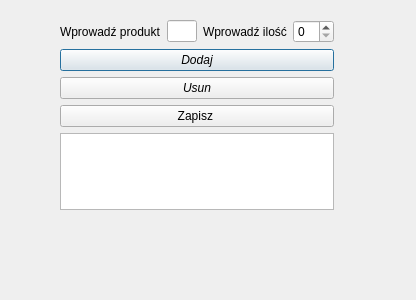
<?xml version="1.0" encoding="UTF-8"?>
<ui version="4.0">
 <class>Dialog</class>
 <widget class="QDialog" name="Dialog">
  <property name="geometry">
   <rect>
    <x>0</x>
    <y>0</y>
    <width>416</width>
    <height>300</height>
   </rect>
  </property>
  <property name="windowTitle">
   <string>Dialog</string>
  </property>
  <widget class="QWidget" name="verticalLayoutWidget">
   <property name="geometry">
    <rect>
     <x>60</x>
     <y>20</y>
     <width>274</width>
     <height>190</height>
    </rect>
   </property>
   <layout class="QVBoxLayout" name="verticalLayout_2">
    <item>
     <layout class="QHBoxLayout" name="horizontalLayout">
      <item>
       <widget class="QLabel" name="label">
        <property name="text">
         <string>Wprowadź produkt</string>
        </property>
       </widget>
      </item>
      <item>
       <widget class="QLineEdit" name="product"/>
      </item>
      <item>
       <widget class="QLabel" name="label_2">
        <property name="text">
         <string>Wprowadź ilość</string>
        </property>
       </widget>
      </item>
      <item>
       <widget class="QSpinBox" name="count"/>
      </item>
     </layout>
    </item>
    <item>
     <widget class="QPushButton" name="addbutton">
      <property name="font">
       <font>
        <italic>true</italic>
       </font>
      </property>
      <property name="text">
       <string>Dodaj</string>
      </property>
     </widget>
    </item>
    <item>
     <widget class="QPushButton" name="deletebutton">
      <property name="font">
       <font>
        <italic>true</italic>
       </font>
      </property>
      <property name="text">
       <string>Usun</string>
      </property>
     </widget>
    </item>
    <item>
     <widget class="QPushButton" name="save">
      <property name="text">
       <string>Zapisz </string>
      </property>
     </widget>
    </item>
    <item>
     <widget class="QListWidget" name="listofproducts"/>
    </item>
   </layout>
  </widget>
 </widget>
 <resources/>
 <connections/>
</ui>
